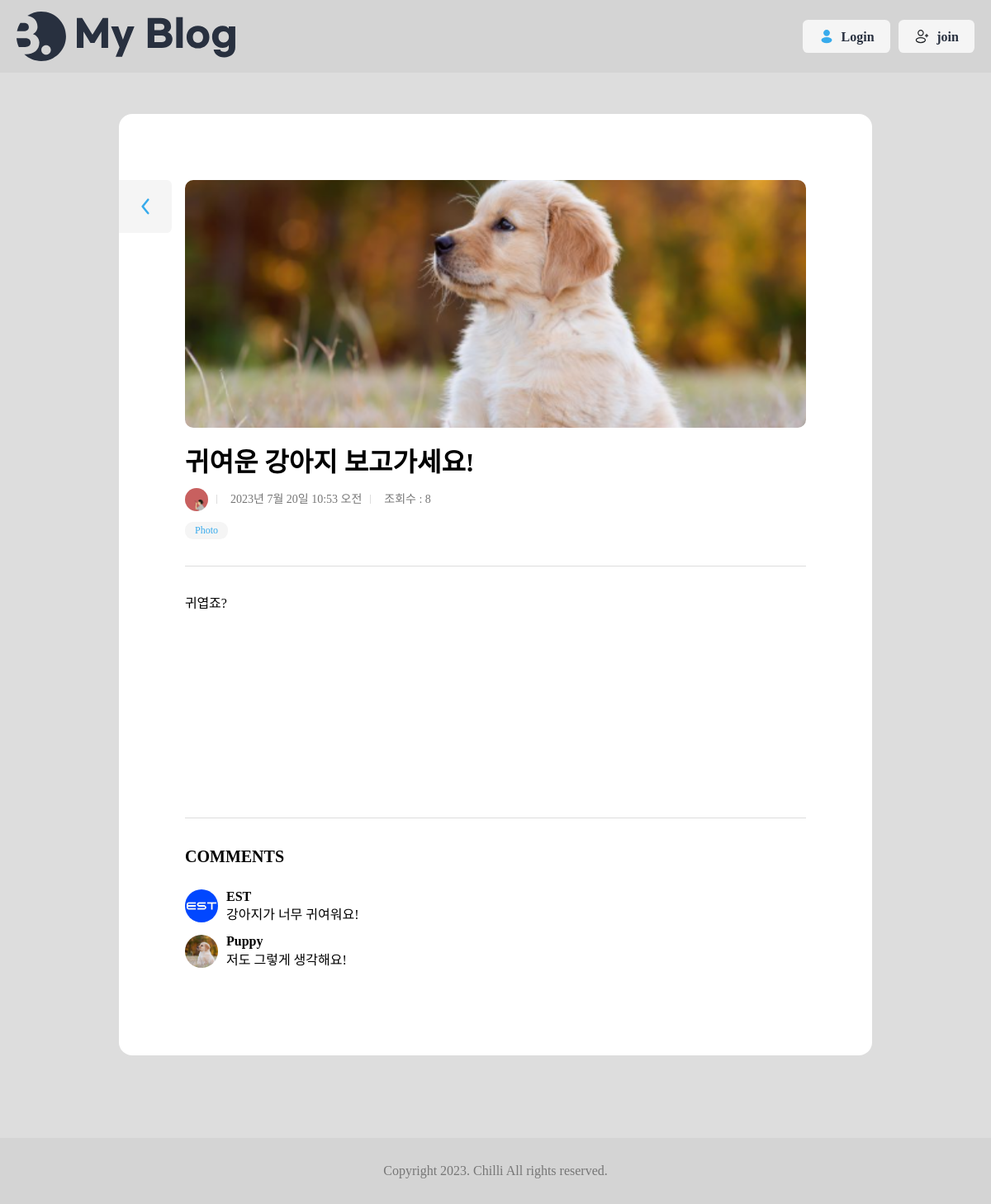
Page /blog/7/ on the committed database.
### blog/models.py (models this page shows, shortened)
class Post(models.Model):
    title = models.CharField(max_length=30)
    content = models.TextField()
    writer = models.ForeignKey(User, on_delete=models.CASCADE)
    status = models.CharField(default='active', max_length=20)
    thumbnail = models.ImageField(upload_to='blog/media',null=True,blank=True)
    views = models.IntegerField(default=0)
    created_at = models.DateTimeField(auto_now_add=True)
    updated_at = models.DateTimeField(auto_now=True)

class Category(models.Model):
    post = models.OneToOneField("Post", on_delete=models.CASCADE)
    created_at = models.DateTimeField(auto_now_add=True)
    name = models.CharField(max_length=20)

class Comment(models.Model):
    post = models.ForeignKey(Post, on_delete=models.CASCADE)
    content = models.CharField(max_length=30)
    writer = models.ForeignKey(User, on_delete=models.CASCADE)
    status = models.CharField(default='active', max_length=20)
    created_at = models.DateTimeField(auto_now_add=True)

### user/models.py (models this page shows)
class Profile(models.Model):
    user = models.OneToOneField('User', on_delete=models.CASCADE)
    name = models.CharField(default='닉네임', max_length=50, null=True, blank=True)
    avatarUrl = models.ImageField(upload_to='user/media',null=True,blank=True)
    aboutMe = models.TextField(default='자신을 소개해주세요 :)',null=True, blank=True)
    created_at = models.DateTimeField(auto_now_add=True)
    updated_at = models.DateTimeField(auto_now=True)

class User(AbstractUser):
    username = None
    email = models.EmailField(unique=True, max_length=255)
    is_profile = models.BooleanField(default=False)
    is_staff = models.BooleanField(default=False)
    is_superuser = models.BooleanField(default=False)
    is_active = models.BooleanField(default=True)
    date_joined = models.DateTimeField(auto_now_add=True)
    last_login = models.DateTimeField(auto_now=True, null=True, blank=True)
    USERNAME_FIELD = 'email'
    EMAIL_FIELD = 'email'
    REQUIRED_FIELDS = []
    objects = UserManager()

### blog/views.py (the view)
# urls.py: path('<int:pk>/', Detail.as_view() , name='detail'),
class Detail(View):
    def get(self, request, pk):
        try:
            post = Post.objects.get(pk=pk)
        except:
            return render(request,'blog/error.html')
        else:
            if post.status == 'active':
                post.views = post.views + 1
                post.save()
                comments = Comment.objects.filter(post=post,status='active')
                comment_form = CommentForm()
                context = {
                    'post': post,
                    'comments': comments,
                    'comment_form': comment_form,
                }
                return render(request,'blog/post_view.html', context)
            return render(request,'blog/error.html')

### blog/templates/blog/post_view.html (shortened to what this page needs)
{% extends 'base.html' %}
{% load static %}
{% block content %}
	<div class="view">
		<div class="max-width">
			<section class="wrap-box">
				<div class="inner">
					{% if post.thumbnail %}
						<div class="img-wrap" style="background-image: url({{ post.thumbnail }}); background-size: cover; background-position: center;">
						</div>
					{% endif %}
					<div class="title-wrap">
						<h2>{{ post.title }}</h2>
					</div>
					<dl class="author-wrap">
						<dd class="author">
							{% if post.writer.profile.avatarUrl.url %}
								<img src="{{ post.writer.profile.avatarUrl.url }}" alt="" />
							{% else %}
								<img src="{%static 'user/image/basic_profile.jpg'%}" alt=""/>
							{% endif %}
						</dd>
						<dd class="created">{{ post.created_at }}</dd>
						<dd class="views">조회수 : {{ post.views }}</dd>
					</dl>
					<dl class="category">
						<dd>{{ post.category.name }}</dd>
					</dl>
					<hr />
					<div class="view-contents">
						{{ post.content | safe }}
					</div>
					<hr />
					<h3 class='comment_title'>Comments</h3>
					<ul class='post_comments'>
						{% if comments %}
						{% for comment in comments %}
							<li class='post_comment'>
								<img class='comment_writer_avatar' src={{comment.writer.profile.avatarUrl.url}}></img>
								<div class='comment_writer_info'>
									<p class='comment_writer_name'>{{ comment.writer.profile.name }}</p>
									<p class='comment_writer_content'>{{ comment.content }}</p>
								</div>
							</li>
						{% endfor %}
						{% else %}
							<li>댓글이 없습니다.</li>
						{% endif %}
					</ul>
					<a href="{% url 'blog:list' %}" class="btn-back">
					</a>
			</section>
		</div>
	</div>
{% endblock %}

### static/blog/css/global.css (style rules this page uses)
:root { --main-color: rgb(55, 170, 236); --main-rgb: 55, 171, 236; --outline-border: rgb(55, 160, 236); --red-color: rgb(243, 124, 75); --red-rgb: 243, 124, 75; --black-color: #28303f; --white-color: #fff; --gray-color: #767676; --border-color: #ddd; --gray-background-light: #dddddd; --gray-background: #f5f5f5; --gray-text: #6f6f6f; --border-radius: 0.4em; }
h1, a, div, p, section, article, input, textarea { box-sizing: border-box; }
a { text-decoration: none; color: inherit; }
html { font-size: 10px; }
body { font-size: 1.6rem; line-height: 1.4; }
a { border-radius: 0.8rem; overflow: hidden; }
img { vertical-align: bottom; }
body { background: var(--gray-background-light); }
.max-width { width: 1300px; max-width: calc(100% - 4rem); margin: 0 auto; }

### static/blog/css/button.css (style rules this page uses)
.btn-back { width: 6.4rem; height: 6.4rem; border-radius: 0 var(--border-radius) var(--border-radius) 0; background: var(--gray-background) url(../assets/ArrowLeft-blue.svg) no-repeat 50% 50% / 4rem; font-size: 1.6rem; }

### static/blog/css/category.css (style rules this page uses)
.category { display: flex; flex-wrap: wrap; color: var(--main-color); }
.category dd { margin-right: 0.4rem; padding: 0.2rem 1.2rem; border-radius: calc(var(--border-radius) * 2); background: var(--gray-background); font-size: 1.2rem; }

### static/blog/css/author.css (style rules this page uses)
.author-wrap { display: flex; gap: 1rem; color: #767676; font-size: 1.2rem; }
.author-wrap dd { display: flex; align-items: center; gap: 0.6rem; margin-bottom: 1rem; }
.author img { width: 2em; height: 2em; border-radius: 50%; }
.created::before { content: ""; display: block; width: 1px; height: 0.8em; margin-right: 1rem; background: var(--border-color); }
.views::before { content: ""; display: block; width: 1px; height: 0.8em; margin-right: 1rem; background: var(--border-color); }

### static/blog/css/post.css (style rules this page uses)
.img-wrap { width: 100%; height: 30rem; }

### static/blog/css/main.css (style rules this page uses)
main h3 { font-size: 1.8rem; font-weight: bold; margin-top: 1rem; margin-bottom: 2rem; }

### static/blog/css/wrapbox.css (style rules this page uses)
.wrap-box { position: relative; width: 60rem; max-width: calc(100% - 4rem); padding: 8rem 0; border-radius: var(--border-radius); background: var(--white-color); font-size: 4rem; transition: all 0.3s; margin-top: 5rem; margin-left: auto; margin-right: auto; }
.wrap-box .inner { width: 39.2rem; max-width: calc(100% - 8rem); margin: 0 auto; font-size: 1.6rem; }
.wrap-box h2 { margin-bottom: 4.8rem; font-size: 3.2rem; font-weight: bold; text-transform: uppercase; }
.wrap-box ul { margin-bottom: 2.4rem; }
.mypage .wrap-box, .view .wrap-box, .write .wrap-box { width: 91.2rem; max-width: 100%; padding: 8rem; }
.view .wrap-box .inner, .write .wrap-box .inner { width: 100%; max-width: 100%; }
.wrap-box hr { border: 1px solid var(--border-color); border-width: 1px 0 0 0; margin: 3.2rem 0; }

### static/blog/css/view.css (style rules this page uses)
.view .wrap-box h2 { margin-bottom: 0; }
.view-contents p { font-size: 1.6rem; line-height: 1.6; text-align: justify; letter-spacing: -0.01em; }
.inner .img-wrap { border-radius: 1rem; }
.view .wrap-box .author-wrap { height: 3.4rem; font-size: 1.4rem; }
.title-wrap { display: flex; align-items: flex-end; justify-content: space-between; gap: 8rem; margin-bottom: 1rem; margin-top: 2rem; font-size: 1.6rem; }
.title-wrap h2 { width: 100%; text-transform: none; }
.view-contents { min-height: 30vh; }
.title-wrap h2 { font-size: 3.2rem; font-weight: bold; }
.view .wrap-box .btn-back { position: absolute; top: 8rem; left: 0; }
.view .category { margin: 0.5rem 0 1rem 0; }

### static/blog/css/comment.css (style rules this page uses)
.post_comments { margin-top: 2.4rem; }
.post_comment { display: flex; justify-content: flex-start; align-items: center; margin-top: 1rem; }
.comment_title { margin-bottom: 1rem; font-size: 2rem; font-weight: bold; text-transform: uppercase; }
.comment_writer_avatar { width: 4rem; height: 4rem; object-fit: cover; border-radius: 50%; margin-right: 1rem; }
.comment_writer_name { font-weight: bold; }

### rows in the picture
Post: thumbnail (picture), title "귀여운 강아지 보고가세요!", writer.profile.avatarUrl (placeholder picture), created_at "2023년 7월 20일 10:53 오전", views "8", category.name "Photo", content "귀엽죠?"
Comment: writer.profile.avatarUrl (picture), writer.profile.name "EST", content "강아지가 너무 귀여워요!"
Comment: writer.profile.avatarUrl (picture), writer.profile.name "Puppy", content "저도 그렇게 생각해요!"
